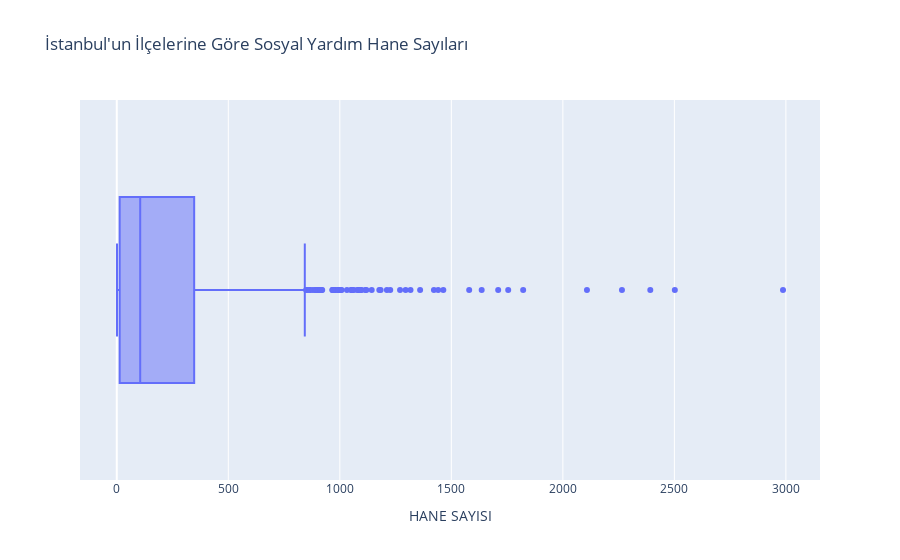

Write notebook code for a chart like this one.
### Code cell
fig = px.box(yardım_grouped, x='HANE SAYISI', title='İstanbul\'un İlçelerine Göre Sosyal Yardım Hane Sayıları')
fig.show()

### Figure 1 — Plotly figure (JSON) as saved in the notebook; plotly's stock layout.template omitted (floating-point values rounded to 4 significant figures; data arrays with more than 128 entries replaced by an {"elided": "..."} marker saying what was removed)
{"data": [{"alignmentgroup": "True", "hovertemplate": "HANE SAYISI=%{x}<extra></extra>", "legendgroup": "", "marker": {"color": "#636efa"}, "name": "", "notched": false, "offsetgroup": "", "orientation": "h", "showlegend": false, "type": "box", "x": {"elided": "946 int values"}, "x0": " ", "xaxis": "x", "y0": " ", "yaxis": "y"}], "layout": {"boxmode": "group", "legend": {"tracegroupgap": 0}, "title": {"text": "İstanbul'un İlçelerine Göre Sosyal Yardım Hane Sayıları"}, "xaxis": {"anchor": "y", "domain": [0, 1], "title": {"text": "HANE SAYISI"}}, "yaxis": {"anchor": "x", "domain": [0, 1]}}}
